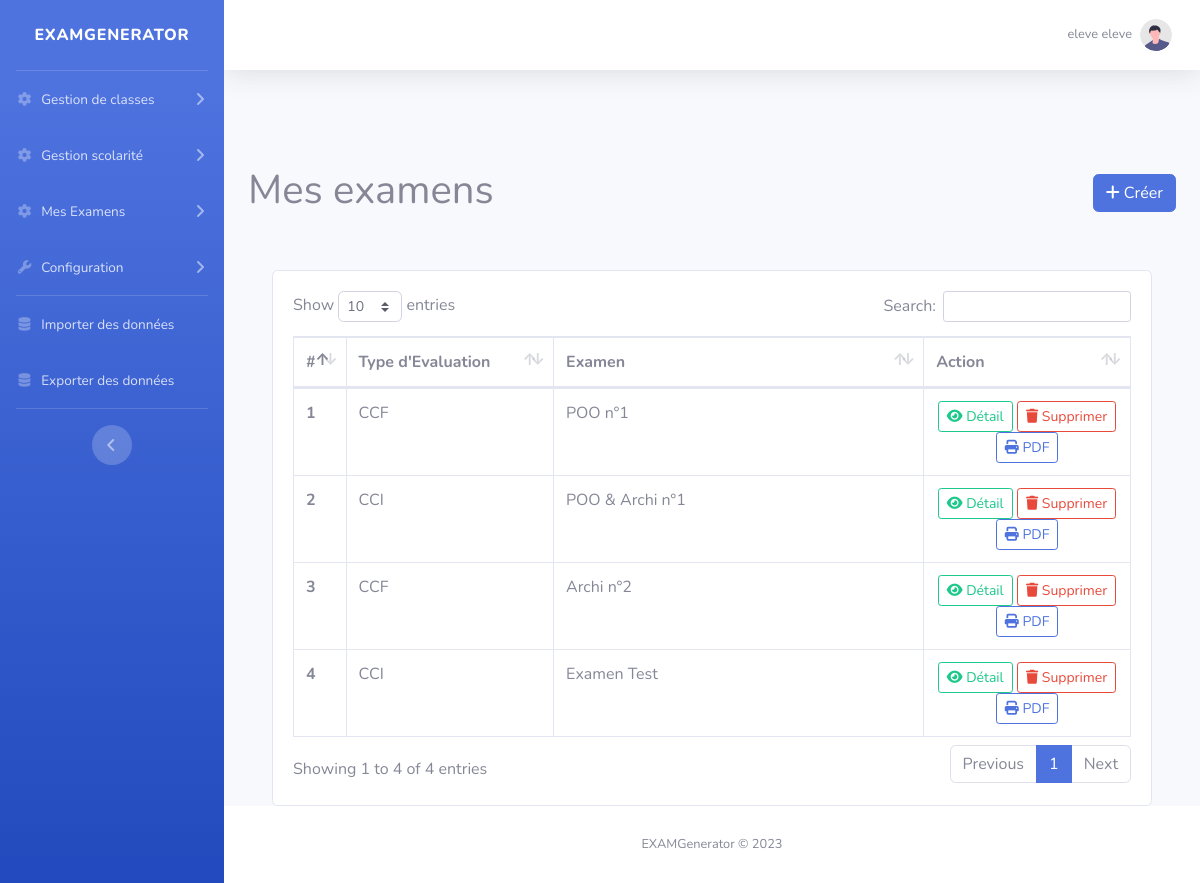
Screenshot of /ExamGenerator/examens (signed in) with the database file from the repository.
### tables this page shows
CREATE TABLE IF NOT EXISTS `examen` (
  `idExamen` int(11) NOT NULL,
  `intitule` varchar(200) NOT NULL,
  `coefficient` int(11) NOT NULL DEFAULT '1',
  `TypeEval_idTypeEval` int(11) NOT NULL,
  PRIMARY KEY (`idExamen`),
  KEY `fk_Examen_TypeEval1_idx` (`TypeEval_idTypeEval`)
);

### ExamGenerator/controllers/ExamController.php (called while the page is built, shortened)
<?php
class ExamController extends Controller
{
    public function getExamList()
    {
        $exams = $this->Exam->getAllExams();
        $this->render('ExamList', true, compact('title', 'user', 'exams'));
    }
}

### ExamGenerator/core/router/Route.php (called while the page is built, shortened)
<?php
class Route
{
    private $path;
    private $callable;
    private $matches = [];
    public function __construct($path, $callable)
    {
        $this->path = trim($path, '/');
        $this->callable = $callable;
    }
    public function match($url)
    {
        $url = trim($url, '/');
        $path = preg_replace_callback('#:([\w]+)#', [$this, 'paramMatch'], $this->path);
        $regex = "#^$path$#i";
        if (!preg_match($regex, $url, $matches)) {
            return false;
        }
        array_shift($matches);
        $this->matches = $matches;
        return true;
    }
    public function call()
    {
        if (is_string($this->callable)) {
            $params = explode('#', $this->callable);
            $controller = new $params[0];
            $action = $params[1];
            return call_user_func_array([$controller, $action], $this->matches);
        } else {
            return call_user_func_array($this->callable, $this->matches);
        }
    }
}

### ExamGenerator/core/router/Router.php (called while the page is built, shortened)
<?php
require 'Route.php';
class Router
{
    private $url;
    private $routes = [];
    public function __construct($url)
    {
        $this->url = $url;
    }
    private function add($path, $callable, $name, $method)
    {
        $route = new Route($path, $callable);
        $this->routes[$method][] = $route;
        return $route;
    }
    public function run()
    {
        foreach ($this->routes[$_SERVER['REQUEST_METHOD']] as $route) {
            if ($route->match($this->url)) {
                return $route->call();
            }
        }
        throw new Exception('No matching routes');
    }
}

### ExamGenerator/index.php (called while the page is built, shortened)
<?php
require_once 'core/router/Router.php';
require_once 'core/Database.php';
$router = new Router($_GET['url']);
$router->post('/cursus/update/:id', 'CursusController#CursusUpdate');
$router->post('/cursus/delete/:id', 'CursusController#CursusDelete');
$router->post('/cursus/add', 'CursusController#addCursus');
$router->post('/cursus/associate', 'CursusController#associate');
$router->post('/cursus/disassociate', 'CursusController#disassociate');
$router->get('/cursus/associate/:id', 'CursusController#associateMatiere');
$router->get('/cursus/new', 'CursusController#newCursus');
$router->get('/cursus/:id', 'CursusController#getCursusDetails');
$router->get('/cursus', 'CursusController#getCursusList');
$router->post('/niveaux/update/:id', 'NiveauxController#NiveauUpdate');
$router->post('/niveaux/delete/:id', 'NiveauxController#NiveauDelete');
$router->post('/niveaux/add', 'NiveauxController#addNiveau');
$router->post('/niveaux/associate', 'NiveauxController#associate');
$router->post('/niveaux/disassociate', 'NiveauxController#disassociate');
$router->get('/niveaux/associate/:id', 'NiveauxController#associateCursus');
$router->get('/niveaux/new', 'NiveauxController#newNiveau');
$router->get('/niveaux/:id', 'NiveauxController#getNiveauDetails');
$router->get('/niveaux', 'NiveauxController#getNiveauxList');
$router->post('/matieres/addSujetToMatiere/:id', 'MatiereController#addSujetToMatiere');
$router->get('/matieres/sujets/add/:id', 'MatiereController#SujetToMatiere');
$router->post('/matieres/update/:id', 'MatiereController#MatiereUpdate');
$router->post('/matieres/delete/:id', 'MatiereController#MatiereDelete');
$router->post('/matieres/add', 'MatiereController#addMatiere');
$router->get('/matieres/new', 'MatiereController#newMatiere');
$router->get('/matieres/:id', 'MatiereController#getMatiereDetails');
$router->get('/matieres', 'MatiereController#getMatieresList');
$router->get('/mesClasses', 'ClasseController#getClassesList');
$router->get('/getClasses', 'ClasseController#getClasses');
$router->get('/mesEleves', 'EleveController#getElevesList');
$router->get('/getEleves', 'EleveController#getEleves');
$router->post('/professeurs/update/:id', 'ProfesseurController#ProfesseurUpdate');
$router->post('/professeurs/disassociate/:id', 'ProfesseurController#ProfesseurDisassociate');
$router->post('/professeurs/add', 'ProfesseurController#associateProfesseur');
$router->post('/professeurs/associate/:id', 'ProfesseurController#newProfesseur');
$router->get('/professeurs/:id', 'ProfesseurController#getProfesseursDetails');
$router->get('/professeurs', 'ProfesseurController#getProfesseursList');
$router->post('/profil/password/save', 'ProfileController#profileMdpUpdate');
$router->post('/profil/save', 'ProfileController#profilUpdateSave');
$router->get('/profil', 'ProfileController#profil');
$router->post('/import_data/import', 'ImportDataController#importDataImport');
$router->get('/import_data', 'ImportDataController#importData');
$router->post('/export_data/export', 'ExportDataController#export');
$router->get('/export_data', 'ExportDataController#exportData');
$router->get('/error', 'ErrorController#error404');
$router->post('/examens/imprimer/:id', 'ExamController#printExam');
$router->post('/examens/delete/:id', 'ExamController#deleteExam');
$router->post('/examens/finaliser', 'ExamController#finalise');
$router->post('/examens/new/5', 'ExamController#newExamStep5');
$router->post('/examens/new/4', 'ExamController#newExamStep4');
$router->post('/examens/new/3', 'ExamController#newExamStep3');
$router->post('/examens/new/2', 'ExamController#newExamStep2');
$router->get('/examens/new/1', 'ExamController#newExamStep1');
$router->get('/examens/:id', 'ExamController#getExamDetails');
$router->get('/examens', 'ExamController#getExamList');
$router->post('/questions/update/:id', 'QuestionsController#QuestionUpdate');
$router->post('/questions/delete/:id', 'QuestionsController#deleteQuestion');
$router->post('/questions/add', 'QuestionsController#addQuestion');
$router->get('/questions/new', 'QuestionsController#newQuestion');
$router->get('/questions/:id', 'QuestionsController#QuestionDetail');
$router->get('/questions', 'QuestionsController#QuestionsList');
$router->get('/sujets/questions/add/:id', 'SujetsController#QuestionToSujet');
$router->post('/sujets/addQuestionToSujet/:id', 'SujetsController#addQuestionToSujet');
$router->post('/sujets/delete/:id', 'SujetsController#SujetDelete');
$router->post('/sujets/update/:id', 'SujetsController#SujetUpdate');
$router->post('/sujets/add', 'SujetsController#addSujet');
$router->get('/sujets/new', 'SujetsController#newSujet');
$router->get('/sujets/:id', 'SujetsController#getSujetDetails');
$router->get('/sujets', 'SujetsController#getSujetsList');
$router->post('/insertUtilisateur', 'ConfigController#insertUtilisateur');
$router->post("/deleteUtilisateur", "ConfigController#deleteUtilisateur");
$router->post("/updateUtilisateur", "ConfigController#updateUtilisateur");
$router->get('/utilisateurs', 'ConfigController#utilisateurs');
$router->get('/getUtilisateurs', 'ConfigController#getUtilisateurs');
$router->post('/checkUser', 'ConnexionController#checkUser');
$router->post('/registerUser', 'ConnexionController#registerUser');
$router->post("/recoveryPassUser", "ConnexionController#recoveryPassUser");
$router->get('/register', 'ConnexionController#register');
$router->get('/password_reset', 'ConnexionController#password_reset');
$router->get('/logout', 'ConnexionController#logout');
$router->get('/home', 'HomeController#home');
$router->get('/', 'ConnexionController#login');
try {
    $router->run();
} catch (Exception $e) {
    if (DEBUG)
        throw $e;
    else
        header('Location: ' . URL_BASE . '/error');
}

### ExamGenerator/core/Database.php (called while the page is built, shortened)
<?php
class Database
{
    public $pdo;
    public function __construct()
    {
        $this->pdo = new PDO('mysql:host=' . DBHOST . ';dbname=' . DBNAME, USER, PWD, );
        $this->pdo->setAttribute(PDO::ATTR_ERRMODE, PDO::ERRMODE_EXCEPTION);
        $this->pdo->exec("SET NAMES 'utf8'");
    }
    public function select($sql): array
    {
        $result = $this->pdo->query($sql);
        return $result->fetchAll(PDO::FETCH_ASSOC);
    }
}

### ExamGenerator/models/Exam.php (called while the page is built, shortened)
<?php
class Exam
{
    public function getAllExams()
    {
        $db = new Database();
        $sql = "SELECT * FROM Examen";
        return $db->select($sql);
    }
}
?>

### ExamGenerator/views/ExamController/ExamList.php (the view, shortened to what this page needs)
<br />
<div>
    <h1 style="display: inline-block" class="mt-5">Mes examens</h1>
    <a href="<?= URL_BASE . DS . 'examens' . DS . 'new/1' ?>"
        style="display: inline-block; float: right; margin-top: 3.5rem!important;" class="btn btn-primary"><i
            class="fa fa-plus"></i> Créer</a>
</div>
<div class="container-fluid admin">
    <br>
    <br>
    <div class="card">
        <div class="card-body">
            <table class="table table-bordered" id='dataTable'>
                <colgroup>
                    <col width="5%">
                    <col width="25%">
                    <col width="45%">
                    <col width="25%">
                </colgroup>
                <thead>
                    <tr>
                        <th>#</th>
                        <th>Type d'Evaluation</th>
                        <th>Examen</th>
                        <th>Action</th>
                    </tr>
                </thead>
                <tbody>
                    <?php $i = 1; ?>
                    <?php foreach ($variables['exams'] as $examen): ?>
                        <tr>
                            <th scope="row">
                                <?= $i++; ?>
                            </th>
                            <td>
                                <?= $examen['TypeEval_idTypeEval']; ?>
                            </td>
                            <td>
                                <?= $examen['intitule']; ?>
                            </td>
                            <td>
                                <center>
                                    <a href="<?= URL_BASE . DS . 'examens' . DS . $examen['idExamen'] ?>"
                                        data-toggle="tooltip" title="Voir" class="btn btn-sm btn-outline-success"><i
                                            class="fa fa-eye"></i> Détail</a>
                                    <form method="POST" style="display: inline-block;"
                                        action="<?= URL_BASE . DS . 'examens' . DS . 'delete' . DS . $examen['idExamen'] ?>">
                                        <button type="submit" data-toggle="tooltip" title="Supprimer"
                                            class="btn btn-sm btn-outline-danger"
                                            onclick="return confirm('Voulez-vous vraiment supprimer cet examen ?')">
                                            <i class="fa fa-trash"></i> Supprimer
                                        </button>
                                    </form>
                                    <form method='POST' style="display: inline-block;"
                                        action="<?= URL_BASE . DS . 'examens' . DS . 'imprimer' . DS . $examen['idExamen'] ?>">
                                        <button type="submit" data-toggle="tooltip" title="Imprimer"
                                            class="btn btn-sm btn-outline-primary">
                                            <i class="fa fa-print"></i> PDF
                                    </form>
                                </center>
                            </td>
                        </tr>
                    <?php endforeach; ?>
                </tbody>
            </table>
        </div>
    </div>
</div>

### rows the page displays
examen: TypeEval_idTypeEval "CCF", intitule "POO n°1"
examen: TypeEval_idTypeEval "CCI", intitule "POO & Archi n°1"
examen: TypeEval_idTypeEval "CCF", intitule "Archi n°2"
examen: TypeEval_idTypeEval "CCI", intitule "Examen Test"

### other values shown
$variables['user']['nom'] "eleve"
$variables['user']['prenom'] "eleve"
